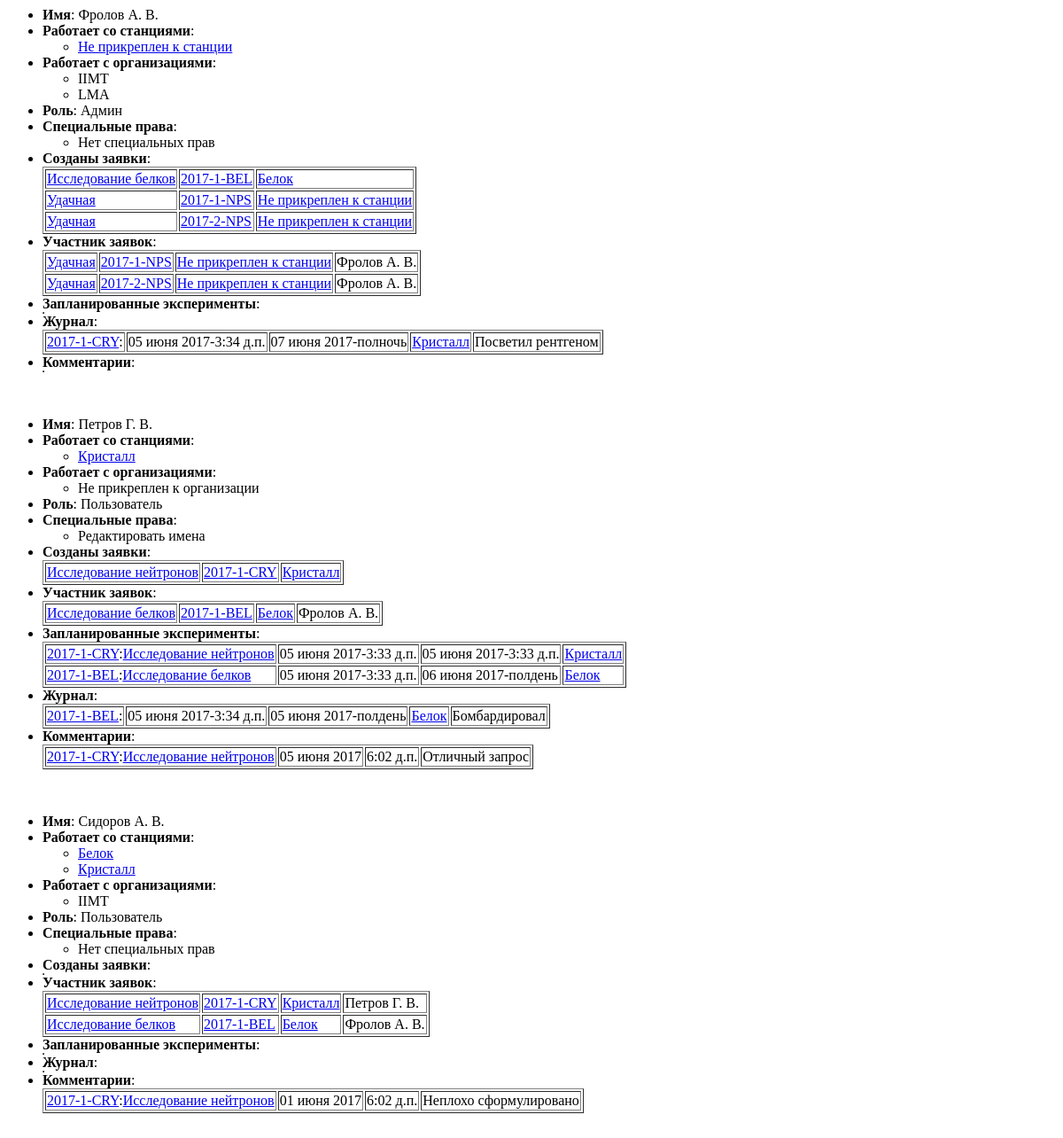
Page /show_all_users/ on the earlier database version.
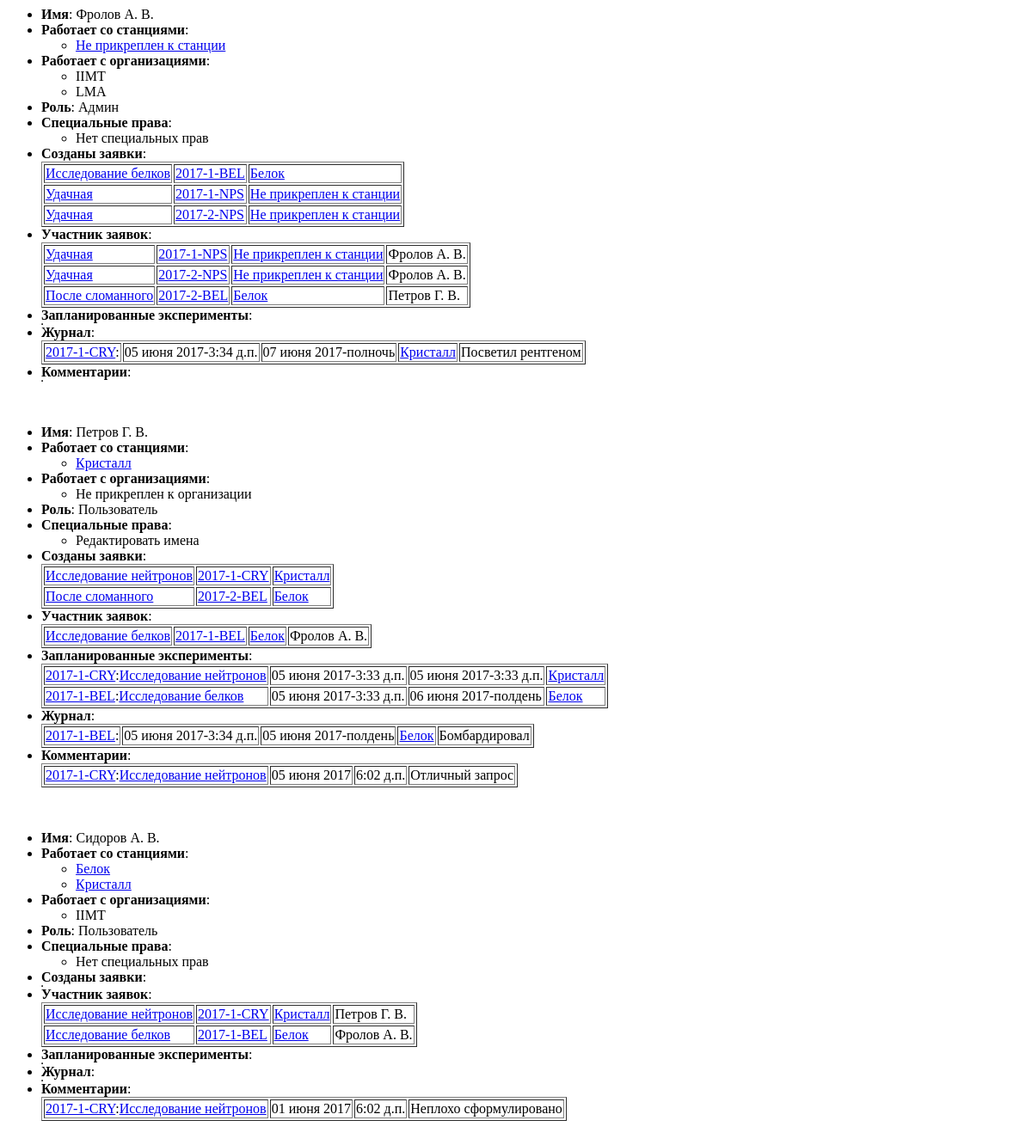
Same page on the later database version.
### Dashboard/models.py (models this page shows, shortened)
class User(models.Model):
    name=models.CharField(max_length=100,default="")
    station=models.ManyToManyField(Station,related_name='users')
    organization=models.ManyToManyField(Organization,related_name='users')
    role=models.ForeignKey(Role,related_name='users')
    special_rights=models.ManyToManyField(Right, related_name='users')

class Station(models.Model):
    name=models.CharField(max_length=100,default="")
    short_description=models.CharField(max_length=100,default="")
    @property
    def ahref_name(self):
        return '<a href="/stations/' +self.short_description+' ">'+self.name+'</a>'

class Organization(models.Model):
    name=models.CharField(max_length=100,default="")

class Role(models.Model):
    name=models.CharField(max_length=100,default="")
    rights=models.ManyToManyField(Right, related_name='roles')
    def __str__(self):
        return self.name

class Right(models.Model):
    name=models.CharField(max_length=100,default="")

class Request(models.Model):
    name=models.CharField(max_length=200,default="")
    author=models.ForeignKey(User, related_name='requests_as_author')
    organizations=models.ManyToManyField(Organization, related_name='requests')
    serial=models.CharField(max_length=15,default="")
    description=models.CharField(max_length=2000,default="")
    time_needed=models.IntegerField(default=0)
    date_start=models.DateField(default=datetime.today)
    date_end=models.DateField(default=datetime.today)
    time_start=models.TimeField(default=datetime.now)
    time_end=models.TimeField(default=datetime.now)
    station=models.ForeignKey(Station, related_name='requests')
    metodic=models.ManyToManyField(Metodic, related_name='requests')
    participant=models.ManyToManyField(User, related_name='requests_as_participant')
    equipment=models.ManyToManyField(Equipment, related_name='requests')
    complete_status=models.ForeignKey(CompleteStatus,related_name='requests')
    stage_status=models.ForeignKey(StageStatus,related_name='requests')
    @property
    def ahref_serial(self):
        return '<a href="/requests/' +self.serial+' ">'+self.serial+'</a>'
    @property
    def ahref_name(self):
        return '<a href="/requests/' +self.serial+' ">'+self.name+'</a>'

class Experiment(models.Model):
    request=models.ForeignKey(Request,related_name='experiments')
    author=models.ForeignKey(User,related_name='experiments_as_author') #добавить автоматическое заполнение из request
    date_start=models.DateField(default=datetime.today)
    date_end=models.DateField(default=datetime.today)
    time_start=models.TimeField(default=datetime.now)
    time_end=models.TimeField(default=datetime.now)
    operator=models.ForeignKey(User, related_name='experiments_as_operator')
    metodic=models.ForeignKey(Metodic, related_name='experiments')
    comment=models.CharField(max_length=200,default="")
    station=models.ForeignKey(Station, related_name='experiments')

class PlaningExperiment (models.Model):
    author=models.ForeignKey(User, related_name='planning_experiments')
    request=models.ForeignKey(Request,related_name='planning_experiments')
    date_start=models.DateField(default=datetime.today)
    date_end=models.DateField(default=datetime.today)
    time_start=models.TimeField(default=datetime.now)
    time_end=models.TimeField(default=datetime.now)
    status=models.ForeignKey(JournalStatus,related_name='planning_experiments')
    station=models.ForeignKey(Station, related_name='planning_experiments')

class Comment(models.Model):
    request=models.ForeignKey(Request, related_name='comments')
    author=models.ForeignKey(User, related_name='comments')
    date_written=models.DateField(default=datetime.today)
    time_written=models.TimeField(default=datetime.today)
    text=models.CharField(max_length=1000,default="")

### Dashboard/views.py (the view)
# urls.py: url(r'^show_all_users/$', views.show_all_users, name='show_all_users'),
def show_all_users(request):
	context={'show_users':User.objects.all}
	return render(request,'dashboard/show_user.html',context)

### Dashboard/templates/Dashboard/show_user.html
{% for show_user in show_users %}
<ul>
    <li><b>Имя</b>:  {{ show_user.name }}</li>
    <li><b>Работает со станциями</b>:
		<ul>
            {% for station in show_user.station.all %}
                <li>{{ station.ahref_name|safe }}</li>
            {% endfor %}
        </ul>
	</li>
    <li><b>Работает с организациями</b>:
        <ul>
            {% for organization in show_user.organization.all %}
                <li>{{ organization.name }}</li>
            {% endfor %}
        </ul></li>
    <li><b>Роль</b>:  {{ show_user.role }}</li>
    <li><b>Специальные права</b>:
        <ul>
            {% for right in show_user.special_rights.all %}
                <li>{{ right.name }}</li>
            {% endfor %}
        </ul>
    </li>
    <li><b>Созданы заявки</b>:
        <table border="1">
                    {% for new_request in show_user.requests_as_author.all %}
                        <tr><td>{{ new_request.ahref_name|safe }}</td><td>{{new_request.ahref_serial|safe }}</td><td>{{ new_request.station.ahref_name|safe}}</td></tr>
                    {% endfor %}
        </table>
    </li>
     <li><b>Участник заявок</b>:
        <table border="1">
                    {% for new_request in show_user.requests_as_participant.all %}
                        <tr><td>{{ new_request.ahref_name|safe }}</td><td>{{new_request.ahref_serial|safe }}</td><td>{{ new_request.station.ahref_name|safe}}</td><td>{{ new_request.author.name}}</td></tr>
                    {% endfor %}
        </table>
    </li>
    <li><b>Запланированные эксперименты</b>:
        <table border="1">
                    {% for planning in show_user.planning_experiments.all %}
                        <tr><td>{{ planning.request.ahref_serial|safe}}:{{ planning.request.ahref_name|safe }}</td><td>{{planning.date_start}}-{{planning.time_start}}</td><td>{{planning.date_end}}-{{planning.time_end}}</td><td>{{ planning.station.ahref_name|safe}}</td></tr>
                    {% endfor %}
        </table>
    </li>
     <li><b>Журнал</b>:
        <table border="1">
                    {% for experiment in show_user.experiments_as_author.all %}
                        <tr><td>{{ experiment.request.ahref_serial|safe}}:{{ experiment.request..ahref_name|safe }}</td><td>{{experiment.date_start}}-{{experiment.time_start}}</td><td>{{experiment.date_end}}-{{experiment.time_end}}</td><td>{{ experiment.station.ahref_name|safe}}</td><td>{{ experiment.comment}}</td></tr>
                    {% endfor %}
        </table>
    </li>
     <li><b>Комментарии</b>:
                <table border="1">
                    {% for comment in show_user.comments.all %}
                        <tr><td>{{ comment.request.ahref_serial|safe }}:{{ comment.request.ahref_name|safe}}</td><td>{{ comment.date_written }}</td><td>{{ comment.time_written }}</td><td>{{ comment.text }}</td></tr>
                    {% endfor %}
            </table>
    </li>
</ul><br>
{% endfor %}

Differences in the rows shown:
added Request: ahref_name "После сломанного", ahref_serial "2017-2-BEL", station.ahref_name "Белок", author.name "Петров Г. В."
